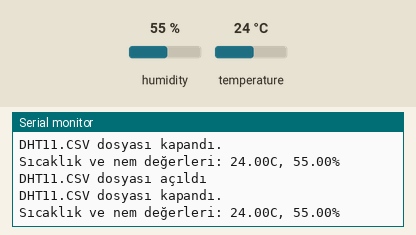
The sketch below on a simulated Arduino Uno, built with avr-gcc and run on an emulated ATmega328P. Shown: the last lines printed to the serial monitor. Inputs (shaded band) come from the test bench; at power-on: humidity 55 %, temperature 24 °C. Storage starts empty.

Above: at 4.9 s.
5.0 s: humidity set to 22 %
At 7.5 s:
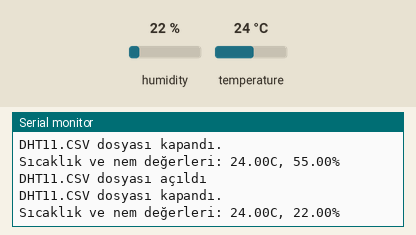
8.0 s: temperature set to 12 °C
At 9.2 s:
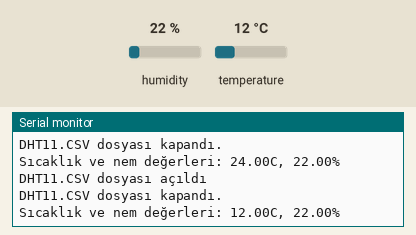
14.5 s: humidity set to 40 %
At 17.2 s:
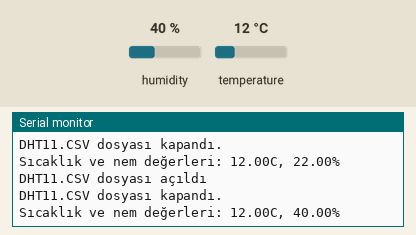
Timing chart, 0 to 18.7 s (numbered marks = the images above; inputs shaded):
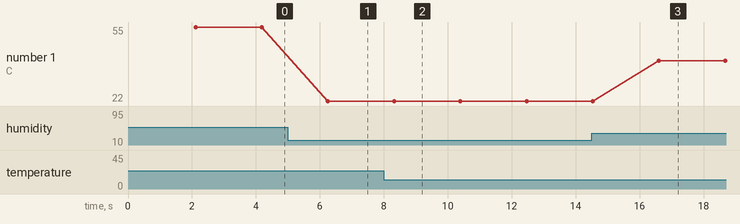

Measured:
- after the input at 5.0 s, the serial monitor: prints a new line after 1.3 s (image 1)
- after the input at 8.0 s, the serial monitor: prints a new line after 0.32 s (image 2)
- after the input at 14.5 s, the serial monitor: prints a new line after 2.1 s (image 3)
- plotted number 1: 55 → 22 after the input at 5.0 s, 22 → 40 after the input at 14.5 s

The sketch:

7.2.3._DHT_11_ile_okunan_sicaklik_degerlerini_SD_karta_yazma.ino
```cpp
// Kodun çalışması için gerekli olan kütüphaneler eklenir.
#include "DHT.h"
#include <SPI.h>
#include <SD.h>

#define DHTPIN 3 //DHT11 in bağlanacağı pin numarası tanımlanır.
#define DHTTYPE DHT11   //kullanılacak sensör türü DHT11 olarak atanır. Kütüphane aynı zamanda DHT22 içinde çalıştığı için bunu belirtmemiz gerekir.
DHT dht(DHTPIN, DHTTYPE,20); //pin çıkışı ve türü tanımlanan DHT sensör için nesne oluşturulur

const int CSpin = 10;  //CS pin olarak 10  nolu dijital pin atanır.
File dosya;  //dosya isminde SD kart nesnesi oluşturulur. Tüm SD kart fonksiyonların başında bu nesne ismi getirilir.

void setup()
{
// Seri veri iletişimi başlatılır ve seri port ekranın açılması beklenir:
Serial.begin(9600);
while (!Serial) {
; // Seri portun bağlanması beklenir. USB portun bilgisayara takılı olması gerekir.
}

Serial.print("SD kart başlatılıyor...");

if (!SD.begin(CSpin)) //Eğer kart başlatılamazsa uyarı verir.
{
Serial.println("SD kart başlatılamadı.!");
return;
}
Serial.println("SD kart hazır."); //kart başlatmada sıkıntı çıkmazsa bu uyarı yazdırılır.

dht.begin();//DHT11 sensörü başlatılır.

}

void loop()
{
delay(2000);
dosya = SD.open("DHT11.CSV", FILE_WRITE); // dht11.csv isminde bir dosya açılır. open komutunun özelliğinden dolayı dosya ismi mevcut olmasa da oluşturulmaktadır.
// Sıcaklık veya nemi okumak yaklaşık 250 milisaniye alır!
// Sensör okumaları 2 saniyeye kadar eski olabilir
float nem = dht.readHumidity();
float sicaklik = dht.readTemperature();

if (dosya)  // dosya açıldığında, yazma işlemi başlar
{
Serial.print("DHT11.CSV dosyası açıldı");
dosya.print(sicaklik);
dosya.print(",");
dosya.println(nem);

// dosya kapanır:
dosya.close();
Serial.println("\nDHT11.CSV dosyası kapandı.");

Serial.print("Sıcaklık ve nem değerleri: "); //Ekrana Sıcaklık ve nem değerleri yazılır.
Serial.print((float)sicaklik); //okunan sıcaklık değeri ekrana yazdırılır.
Serial.print("C, ");
Serial.print((float)nem); //okunan nem değeri ekrana yazdırılır.
Serial.println("%");

}
else
{
// eğer dosya açılamaz ve yazma işlemi yapılamazsa, hata verir:
Serial.println("DHT11.CSV dosyası açılamadı. Yazma işleminde hata");
}
}
```
